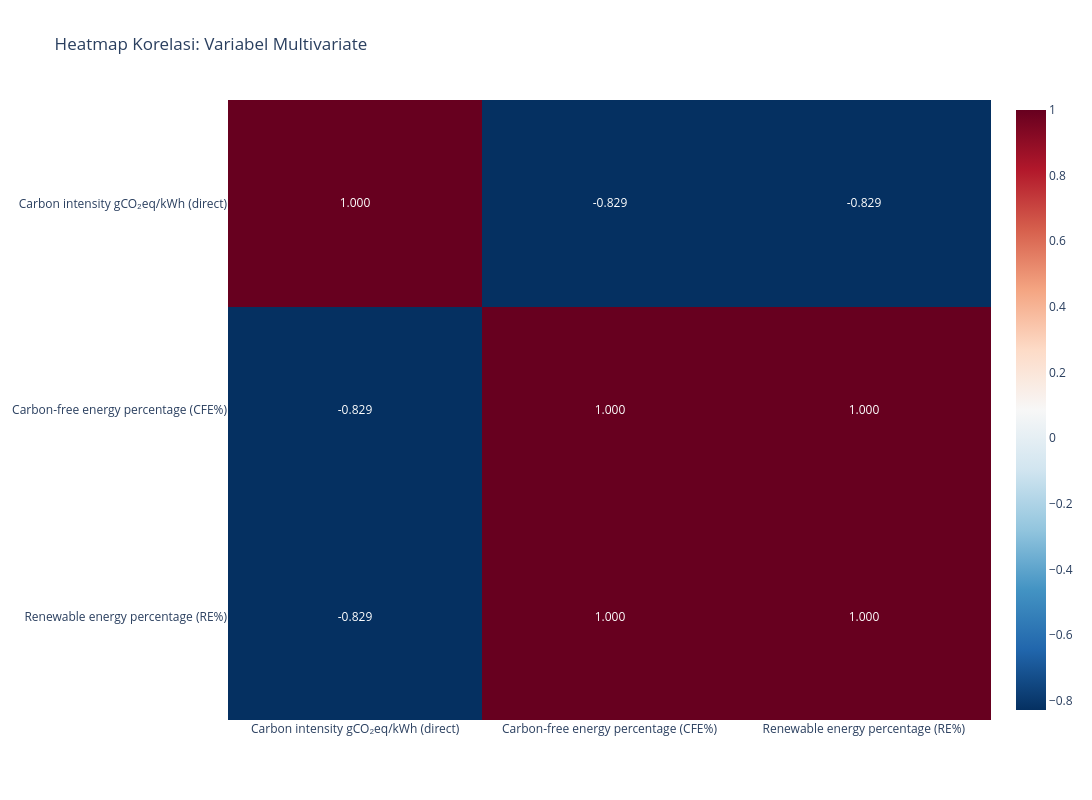

This figure's notebook cell:
### Code cell
# Hitung matriks korelasi
corr_matrix = df[[col_ci, col_cfe, col_re]].corr()

# Heatmap
fig_corr = px.imshow(corr_matrix, 
                     text_auto='.3f', 
                     aspect="auto", 
                     color_continuous_scale='RdBu_r', # Red to Blue (merah korelasi positif, biru negatif)
                     title="Heatmap Korelasi: Variabel Multivariate")

fig_corr.update_layout(height=800, width=1200)
fig_corr.show()

### Figure 1 — Plotly figure (JSON) as saved in the notebook; plotly's stock layout.template omitted (floating-point values rounded to 4 significant figures)
{"data": [{"coloraxis": "coloraxis", "hovertemplate": "x: %{x}<br>y: %{y}<br>color: %{z}<extra></extra>", "name": "0", "texttemplate": "%{z:.3f}", "type": "heatmap", "x": ["Carbon intensity gCO₂eq/kWh (direct)", "Carbon-free energy percentage (CFE%)", "Renewable energy percentage (RE%)"], "xaxis": "x", "y": ["Carbon intensity gCO₂eq/kWh (direct)", "Carbon-free energy percentage (CFE%)", "Renewable energy percentage (RE%)"], "yaxis": "y", "z": [[1.0, -0.8286, -0.8286], [-0.8286, 1.0, 1.0], [-0.8286, 1.0, 1.0]]}], "layout": {"coloraxis": {"colorscale": [[0, "rgb(5,48,97)"], [0.1, "rgb(33,102,172)"], [0.2, "rgb(67,147,195)"], [0.3, "rgb(146,197,222)"], [0.4, "rgb(209,229,240)"], [0.5, "rgb(247,247,247)"], [0.6, "rgb(253,219,199)"], [0.7, "rgb(244,165,130)"], [0.8, "rgb(214,96,77)"], [0.9, "rgb(178,24,43)"], [1, "rgb(103,0,31)"]]}, "height": 800, "title": {"text": "Heatmap Korelasi: Variabel Multivariate"}, "width": 1200, "xaxis": {"anchor": "y", "domain": [0, 1]}, "yaxis": {"anchor": "x", "autorange": "reversed", "domain": [0, 1]}}}
